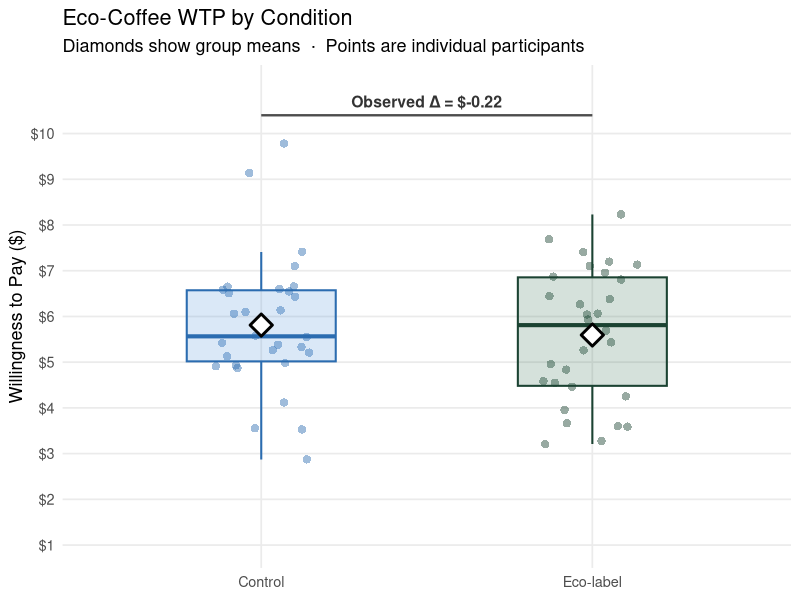
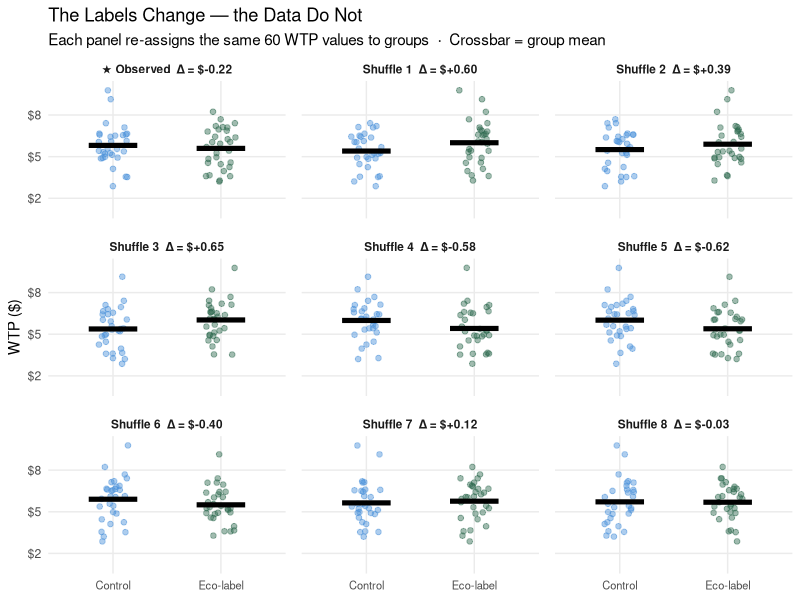
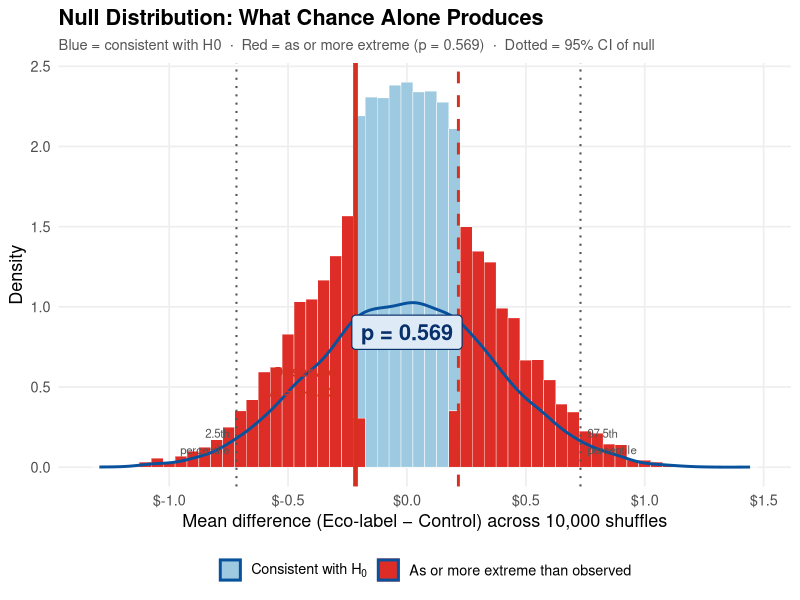
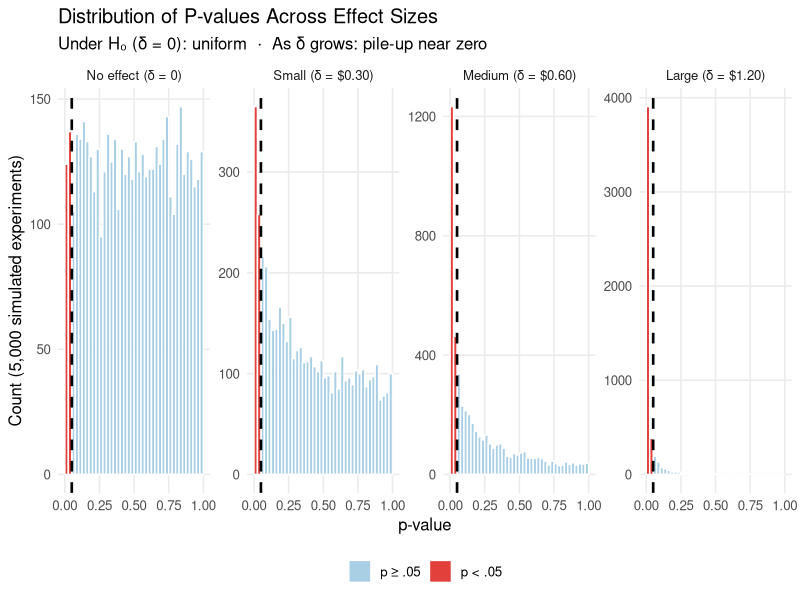

These figures' R source, in order:
## ---- chunk 1
knitr::opts_chunk$set(
  echo    = TRUE,
  fig.width  = 9,
  fig.height = 5,
  fig.path   = "figs/",
  dev        = "svg"
)
dir.create("figs", recursive = TRUE, showWarnings = FALSE)
## ---- chunk 2
#| code-summary: "▶ Load required packages"
# install.packages(c("tidyverse","ggplot2","knitr","scales","patchwork"))

library(tidyverse)
library(ggplot2)
library(knitr)
library(scales)
library(patchwork)
if (!requireNamespace("lavaan", quietly = TRUE)) install.packages("lavaan")
library(lavaan)

set.seed(2025)
## ---- chunk 3
#| code-summary: "▶ Simulate WTP data and compute observed difference"

set.seed(2025)

N    <- 60
mu   <- 5.50    # True population mean WTP ($)
sig  <- 1.50    # True population SD ($)

# All 60 participants drawn from the same population (null is true).
# In our specific sample the eco-label group happened to score higher — by chance.
wtp_all <- rnorm(N, mean = mu, sd = sig) |> round(2) |> pmax(1) |> pmin(10)
group   <- factor(rep(c("Control", "Eco-label"), each = N / 2))
df_coffee <- data.frame(wtp = wtp_all, group = group)

obs_diff <- mean(df_coffee$wtp[df_coffee$group == "Eco-label"]) -
            mean(df_coffee$wtp[df_coffee$group == "Control"])

cat(sprintf("Observed mean difference: $%.2f\n", obs_diff))
## ---- chunk 4
#| code-summary: "▶ Plot: raw WTP by condition"

ggplot(df_coffee, aes(x = group, y = wtp, fill = group, color = group)) +
  geom_jitter(width = 0.15, alpha = 0.45, size = 2.5, shape = 16) +
  geom_boxplot(alpha = 0.20, outlier.shape = NA, width = 0.45, linewidth = 0.7) +
  stat_summary(fun = mean, geom = "point", shape = 23, size = 5,
               fill = "white", color = "black", stroke = 1.5) +
  annotate("segment", x = 1, xend = 2, y = 10.4, yend = 10.4,
           color = "gray30", linewidth = 0.8) +
  annotate("text", x = 1.5, y = 10.7,
           label = sprintf("Observed \u0394 = $%.2f", obs_diff),
           size = 4, color = "gray20", fontface = "bold") +
  scale_fill_manual(values  = c("Control" = "#4a90d9", "Eco-label" = "#2d6a4f")) +
  scale_color_manual(values = c("Control" = "#2b6cb0", "Eco-label" = "#1b4332")) +
  scale_y_continuous(limits = c(1, 11), breaks = 1:10,
                     labels = function(x) paste0("$", x)) +
  labs(x = NULL, y = "Willingness to Pay ($)",
       title = "Eco-Coffee WTP by Condition",
       subtitle = "Diamonds show group means  \u00b7  Points are individual participants") +
  theme_minimal(base_size = 13) +
  theme(legend.position = "none", panel.grid.minor = element_blank())
## ---- chunk 5
#| code-summary: "▶ Run permutation test (10,000 label shuffles)"

set.seed(42)
n_perm      <- 10000
n_per_group <- N / 2

null_dist <- replicate(n_perm, {
  shuffled <- sample(df_coffee$wtp)
  mean(shuffled[1:n_per_group]) - mean(shuffled[(n_per_group + 1):N])
})

p_val <- mean(abs(null_dist) >= abs(obs_diff))

cat(sprintf("Two-sided permutation p-value: %.3f\n", p_val))
cat(sprintf("95%% CI of null distribution: [$%.2f, $%.2f]\n",
            quantile(null_dist, 0.025), quantile(null_dist, 0.975)))
## ---- chunk 6
#| code-summary: "▶ Plot: 9 panels — observed data + 8 individual shuffles"

set.seed(77)
n_show <- 8

# Build the observed panel
obs_pnl <- data.frame(
  wtp       = df_coffee$wtp,
  group     = df_coffee$group,
  panel_id  = 0L,
  diff_k    = obs_diff
)

# Build 8 shuffle panels
shuf_list <- lapply(seq_len(n_show), function(k) {
  lbl  <- sample(df_coffee$group)
  dk   <- mean(df_coffee$wtp[lbl == "Eco-label"]) -
          mean(df_coffee$wtp[lbl == "Control"])
  data.frame(wtp = df_coffee$wtp, group = lbl,
             panel_id = k, diff_k = dk)
})

all_pnls <- bind_rows(obs_pnl, shuf_list)

# Build ordered panel labels
panel_meta <- all_pnls |>
  distinct(panel_id, diff_k) |>
  arrange(panel_id) |>
  mutate(panel_label = c(
    sprintf("\u2605 Observed  \u0394 = $%+.2f", diff_k[1]),
    sprintf("Shuffle %d  \u0394 = $%+.2f", seq_len(n_show), diff_k[-1])
  ))

all_pnls <- left_join(all_pnls, panel_meta |> dplyr::select(panel_id, panel_label),
                      by = "panel_id") |>
  mutate(panel_label = factor(panel_label, levels = panel_meta$panel_label))

ggplot(all_pnls, aes(x = group, y = wtp, color = group)) +
  geom_jitter(width = 0.14, alpha = 0.45, size = 1.6) +
  stat_summary(fun = mean, geom = "crossbar", width = 0.45,
               fatten = 2.5, linewidth = 0.7, color = "black") +
  facet_wrap(~panel_label, nrow = 3, ncol = 3) +
  scale_color_manual(values = c("Control" = "#4a90d9", "Eco-label" = "#2d6a4f")) +
  scale_y_continuous(limits = c(1, 10), breaks = c(2, 5, 8),
                     labels = function(x) paste0("$", x)) +
  labs(x = NULL, y = "WTP ($)",
       title = "The Labels Change — the Data Do Not",
       subtitle = "Each panel re-assigns the same 60 WTP values to groups  \u00b7  Crossbar = group mean") +
  theme_minimal(base_size = 11) +
  theme(legend.position = "none",
        strip.text = element_text(size = 8.5, face = "bold"),
        axis.text.x = element_text(size = 8),
        panel.grid.minor = element_blank(),
        panel.spacing = unit(0.8, "lines"))
## ---- chunk 7
#| code-summary: "▶ Plot: null distribution with observed difference highlighted"

null_df <- data.frame(
  diff    = null_dist,
  extreme = abs(null_dist) >= abs(obs_diff)
)

q025 <- quantile(null_dist, 0.025)
q975 <- quantile(null_dist, 0.975)

# Shared break-points so both histogram layers align perfectly
null_breaks <- seq(
  floor(min(null_dist) * 20) / 20 - 0.025,
  ceiling(max(null_dist) * 20) / 20 + 0.025,
  by = 0.05
)

ggplot(null_df, aes(x = diff, fill = extreme)) +
  geom_histogram(aes(y = after_stat(density)),
                 breaks = null_breaks, color = "white", linewidth = 0.15) +
  geom_density(aes(x = diff), data = null_df, inherit.aes = FALSE,
               color = "#08519c", linewidth = 1.0) +
  geom_vline(xintercept =  obs_diff, color = "#d7301f", linewidth = 1.6) +
  geom_vline(xintercept = -obs_diff, color = "#d7301f", linewidth = 1.0,
             linetype = "dashed") +
  geom_vline(xintercept = q025, color = "#525252", linewidth = 0.7,
             linetype = "dotted") +
  geom_vline(xintercept = q975, color = "#525252", linewidth = 0.7,
             linetype = "dotted") +
  annotate("label", x = 0, y = max(density(null_dist)$y) * 0.82,
           label = sprintf("p = %.3f", p_val),
           fill = "#deebf7", color = "#08306b", fontface = "bold", size = 5.5,
           label.size = 0.4, label.padding = unit(0.35, "lines")) +
  annotate("text",
           x = obs_diff + sign(obs_diff) * 0.08,
           y = max(density(null_dist)$y) * 0.52,
           label = sprintf("Observed\n\u0394 = $%.2f", obs_diff),
           color = "#d7301f", fontface = "bold", size = 3.5,
           hjust = ifelse(obs_diff >= 0, 0, 1)) +
  annotate("text", x = q025 - 0.03, y = 0.16,
           label = "2.5th\npercentile", color = "#525252", size = 2.9, hjust = 1) +
  annotate("text", x = q975 + 0.03, y = 0.16,
           label = "97.5th\npercentile", color = "#525252", size = 2.9, hjust = 0) +
  scale_fill_manual(
    values = c("FALSE" = "#9ecae1", "TRUE" = "#de2d26"),
    labels = c(expression(paste("Consistent with ", H[0])),
               "As or more extreme than observed"),
    name   = NULL
  ) +
  scale_x_continuous(breaks = seq(-1.5, 1.5, 0.5),
                     labels = function(x) sprintf("$%.1f", x)) +
  labs(
    x = "Mean difference (Eco-label \u2212 Control) across 10,000 shuffles",
    y = "Density",
    title = "Null Distribution: What Chance Alone Produces",
    subtitle = sprintf(
      "Blue = consistent with H0  \u00b7  Red = as or more extreme (p = %.3f)  \u00b7  Dotted = 95%% CI of null",
      p_val)
  ) +
  theme_minimal(base_size = 13) +
  theme(
    panel.grid.minor  = element_blank(),
    panel.grid.major  = element_line(color = "#eeeeee"),
    legend.position   = "bottom",
    plot.title        = element_text(face = "bold"),
    plot.subtitle     = element_text(color = "#555555", size = 10.5)
  )
## ---- chunk 8
#| code-summary: "▶ Compute minimum N for different true effect sizes"

true_deltas <- c(0.20, 0.40, 0.60, 0.80, 1.00, 1.50)

power_tab <- data.frame(
  true_eff  = sprintf("$%.2f", true_deltas),
  cohens_d  = round(true_deltas / sig, 2),
  n_per_grp = sapply(true_deltas, function(d) {
    ceiling(power.t.test(delta = d, sd = sig, sig.level = 0.05,
                         power = 0.80, type = "two.sample")$n)
  }),
  check.names = FALSE
) |>
  mutate(total_n    = n_per_grp * 2,
         detectable = ifelse(total_n <= 60, "\u2713 Yes", "\u2717 No"))

names(power_tab) <- c("True effect (\u03b4)", "Cohen\u2019s d",
                       "N per group (80% power)", "Total N", "Detectable at N = 60?")

kable(power_tab,
      caption = sprintf(
        "Minimum N for 80%% power at \u03b1 = .05 (SD = $%.2f, two-sided t-test)", sig))
## ---- chunk 9
#| code-summary: "▶ Plot: p-value distributions for different true effect sizes"

sim_pval <- function(effect, N = 60, mu = 5.5, sig = 1.5) {
  y_c <- rnorm(N / 2, mu,          sig)
  y_t <- rnorm(N / 2, mu + effect, sig)
  t.test(y_t, y_c)$p.value
}

effects <- c(0, 0.30, 0.60, 1.20)
labels  <- c("No effect (\u03b4 = 0)",
             "Small (\u03b4 = $0.30)",
             "Medium (\u03b4 = $0.60)",
             "Large (\u03b4 = $1.20)")

set.seed(42)
pval_df <- map2_dfr(effects, labels, function(eff, lbl) {
  data.frame(effect = lbl, p = replicate(5000, sim_pval(eff)))
}) |>
  mutate(effect = factor(effect, levels = labels),
         sig    = p < 0.05)

pval_df |>
  group_by(effect) |>
  summarise(power = mean(sig), .groups = "drop") |>
  mutate(power = percent(power, accuracy = 0.1)) |>
  kable(col.names = c("True Effect", "% experiments with p < .05"),
        caption = "Statistical power at \u03b1 = .05 (N = 60 per group, SD = $1.50)")
## ---- chunk 10
#| code-summary: "▶ Plot: p-value histograms by effect size"

ggplot(pval_df, aes(x = p, fill = sig)) +
  geom_histogram(breaks = seq(0, 1, by = 0.025), color = "white", alpha = 0.9) +
  geom_vline(xintercept = 0.05, linetype = "dashed", color = "black", linewidth = 0.9) +
  scale_fill_manual(values = c("FALSE" = "#9ecae1", "TRUE" = "#de2d26"),
                    labels = c("p \u2265 .05", "p < .05"), name = NULL) +
  facet_wrap(~effect, nrow = 1, scales = "free_y") +
  labs(x = "p-value", y = "Count (5,000 simulated experiments)",
       title = "Distribution of P-values Across Effect Sizes",
       subtitle = "Under H\u2080 (\u03b4 = 0): uniform  \u00b7  As \u03b4 grows: pile-up near zero") +
  theme_minimal(base_size = 12) +
  theme(legend.position = "bottom", panel.grid.minor = element_blank(),
        strip.text = element_text(size = 9.5))
